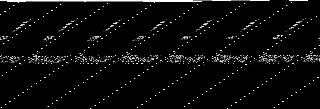
#> input picture RedFox_CTF_2026/REDFOX/echoesOfBifrost/sstv_inverted_freq_320x240.png, 320 x 109 px
$ python decode_binary.py
#> lines starting #> are read from the running program, lines starting #| are printed output that depends on the picture
#!/usr/bin/env python3
"""
Check for QR code, barcode, or binary encoding in the inverted image
"""
import numpy as np
from PIL import Image
import subprocess

def check_for_qrcode():
    """Try to detect QR codes"""
    print("="*60)
    print("Checking for QR Code")
    print("="*60)

    # Try with pyzbar if available
    try:
        from pyzbar.pyzbar import decode as pyzbar_decode

        for img_file in ['sstv_inverted_freq_320x240.png', 'sstv_inverted_freq_equalized.png']:
            try:
                img = Image.open(img_file)
#> img is the input picture: PIL image 320x109 L; min 0, max 255, mean 10.6
#> (the call stopped at in check_for_qrcode, `codes = pyzbar_decode(img)`: pyzbar is not available in this run)
                codes = pyzbar_decode(img)
                if codes:
                    print(f"✓ QR Code found in {img_file}:")
                    for code in codes:
                        print(f"  Data: {code.data.decode('utf-8')}")
                else:
                    print(f"✗ No QR code in {img_file}")
            except:
                pass
    except ImportError:
        print("pyzbar not available, trying zbarimg...")
        result = subprocess.run(['which', 'zbarimg'], capture_output=True)
        if result.returncode == 0:
            for img_file in ['sstv_inverted_freq_320x240.png', 'sstv_inverted_freq_equalized.png']:
                result = subprocess.run(['zbarimg', img_file], capture_output=True, text=True)
                if result.stdout:
                    print(f"✓ Barcode in {img_file}:")
                    print(result.stdout)
                else:
                    print(f"✗ No barcode in {img_file}")

def check_binary_pattern():
    """Treat image as binary and extract as text"""
    print("\n" + "="*60)
    print("Binary Pattern Analysis")
    print("="*60)

    img = Image.open('sstv_inverted_freq_320x240.png')
    img_arr = np.array(img)

    # Binarize
    binary = (img_arr < 128).astype(int)
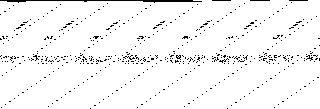
#> binary: shape (109, 320) int64; values 0 (black) and 1 (white), 96.2% white; black in thin lines or dots

    print(f"Image shape: {binary.shape}")
#| Image shape: (109, 320)
    print(f"Black pixels: {np.sum(binary)}")
#| Black pixels: 33547
    print(f"White pixels: {np.sum(1-binary)}")
#| White pixels: 1333

    # Try reading as bits (row by row)
    print("\nTrying row-by-row binary interpretation:")
    for row_idx in [0, 5, 10, 20, 50]:
        if row_idx < binary.shape[0]:
            row = binary[row_idx]
            # Convert to string of 0s and 1s
            bit_string = ''.join(str(b) for b in row)
            # Try 8-bit chunks
            text_out = []
            for i in range(0, len(bit_string) - 7, 8):
                byte_val = int(bit_string[i:i+8], 2)
                if 32 <= byte_val <= 126:
                    text_out.append(chr(byte_val))
                else:
                    text_out.append(f'[{byte_val}]')

            result = ''.join(text_out[:20])
            print(f"  Row {row_idx:3d}: {result}")

    # Try column-by-column
    print("\nTrying column-by-column binary interpretation:")
    for col_idx in [0, 50, 100, 150, 200, 250, 300]:
        if col_idx < binary.shape[1]:
            col = binary[:, col_idx]
            bit_string = ''.join(str(b) for b in col)
            text_out = []
            for i in range(0, len(bit_string) - 7, 8):
                byte_val = int(bit_string[i:i+8], 2)
                if 32 <= byte_val <= 126:
                    text_out.append(chr(byte_val))
                else:
                    text_out.append(f'[{byte_val}]')

            result = ''.join(text_out[:10])
            print(f"  Col {col_idx:3d}: {result}")

def check_pixel_intensity_as_bits():
    """Use pixel intensity to encode bits"""
    print("\n" + "="*60)
    print("Pixel Intensity as Bits")
    print("="*60)

    img = Image.open('sstv_inverted_freq_320x240.png')
    img_arr = np.array(img)

    # Use different thresholds
    for threshold in [50, 100, 128, 200]:
        binary = (img_arr < threshold).astype(int)
        black_pct = 100 * np.sum(binary) / binary.size
        print(f"\nThreshold {threshold}: {black_pct:.1f}% black pixels")

        # Try extracting as ASCII
        flat = binary.flatten()
        bits = ''.join(str(b) for b in flat[:2560])  # 320*8 = 2560 bits

        text = []
        for i in range(0, len(bits) - 7, 8):
            byte_val = int(bits[i:i+8], 2)
            if 32 <= byte_val <= 126:
                text.append(chr(byte_val))
            else:
                text.append('.')

        result = ''.join(text[:100])
        if any(c.isalpha() for c in result):
            print(f"  Possible text: {result}")
#> this loop made 4 passes
#> black_pct on passes 1 to 4: 94.41, 95.28, 96.18, 97.35
#| Threshold 50: 94.4% black pixels
#| Threshold 100: 95.3% black pixels
#| Threshold 128: 96.2% black pixels
#| Threshold 200: 97.4% black pixels
#> pass 1, in check_pixel_intensity_as_bits, `binary = (img_arr < threshold).astype(int)`:
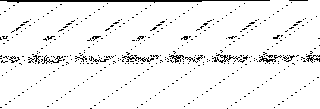
#> binary: shape (109, 320) int64; values 0 (black) and 1 (white), 94.4% white; black in thin lines or dots
#> pass 2, in check_pixel_intensity_as_bits, `binary = (img_arr < threshold).astype(int)`:
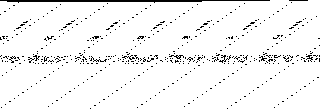
#> binary: shape (109, 320) int64; values 0 (black) and 1 (white), 95.3% white; black in thin lines or dots

if __name__ == '__main__':
    check_for_qrcode()
    check_binary_pattern()
    check_pixel_intensity_as_bits()
